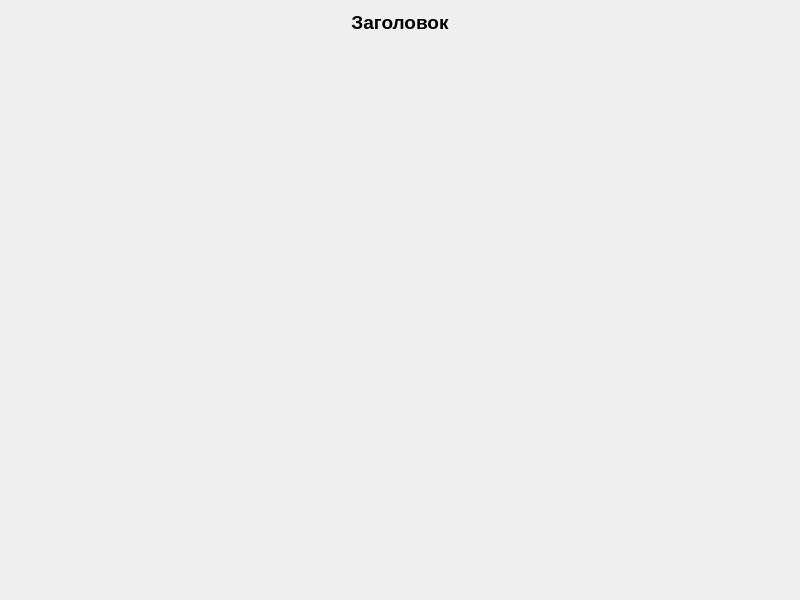
<?xml version="1.0" encoding="UTF-8"?>
<ui version="4.0">
 <class>DialogSqlTableManager</class>
 <widget class="QDialog" name="DialogSqlTableManager">
  <property name="geometry">
   <rect>
    <x>0</x>
    <y>0</y>
    <width>800</width>
    <height>600</height>
   </rect>
  </property>
  <property name="minimumSize">
   <size>
    <width>800</width>
    <height>600</height>
   </size>
  </property>
  <property name="windowTitle">
   <string>Dialog</string>
  </property>
  <layout class="QVBoxLayout" name="verticalLayout">
   <item>
    <widget class="QLabel" name="label">
     <property name="sizePolicy">
      <sizepolicy hsizetype="Preferred" vsizetype="Fixed">
       <horstretch>0</horstretch>
       <verstretch>0</verstretch>
      </sizepolicy>
     </property>
     <property name="font">
      <font>
       <pointsize>14</pointsize>
       <weight>75</weight>
       <bold>true</bold>
      </font>
     </property>
     <property name="text">
      <string>Заголовок</string>
     </property>
     <property name="alignment">
      <set>Qt::AlignCenter</set>
     </property>
    </widget>
   </item>
   <item>
    <widget class="SqlTableManager" name="sqlTableManager" native="true"/>
   </item>
  </layout>
 </widget>
 <customwidgets>
  <customwidget>
   <class>SqlTableManager</class>
   <extends>QWidget</extends>
   <header>sqltablemanager.h</header>
   <container>1</container>
  </customwidget>
 </customwidgets>
 <resources/>
 <connections/>
</ui>
